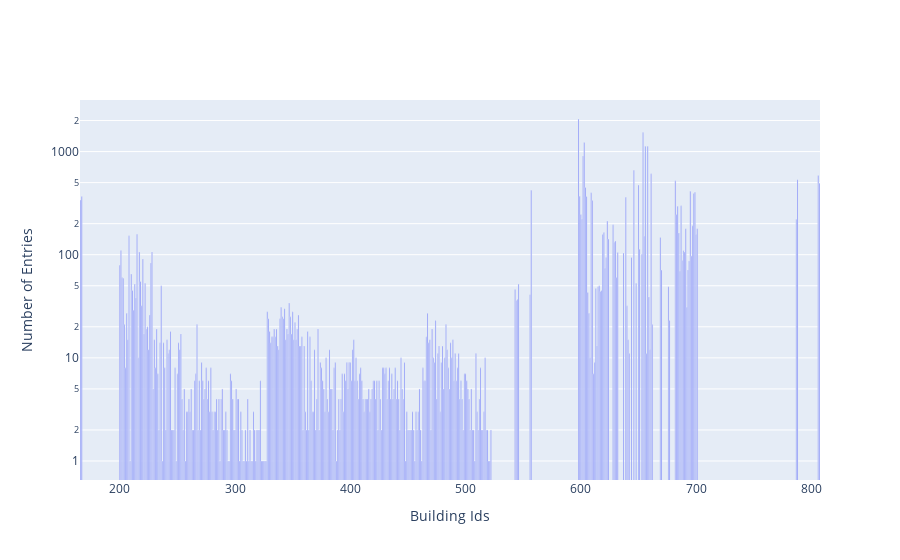

The notebook cell this image was saved under:
### Code cell
# super quick scatter plot 
fig = go.Figure()
fig.add_trace(go.Bar(
    x=building_id_count.index,
    y=building_id_count, 
))
fig.update_layout(xaxis_title='Building Ids',
                  yaxis_title='Number of Entries',
                  )

fig.update_yaxes(type="log")

### Figure 1 — Plotly figure (JSON) as saved in the notebook; plotly's stock layout.template omitted (floating-point values rounded to 4 significant figures; data arrays with more than 128 entries replaced by an {"elided": "..."} marker saying what was removed)
{"data": [{"type": "bar", "x": {"elided": "411 int values"}, "y": {"elided": "411 int values"}}], "layout": {"xaxis": {"title": {"text": "Building Ids"}}, "yaxis": {"title": {"text": "Number of Entries"}, "type": "log"}}}
